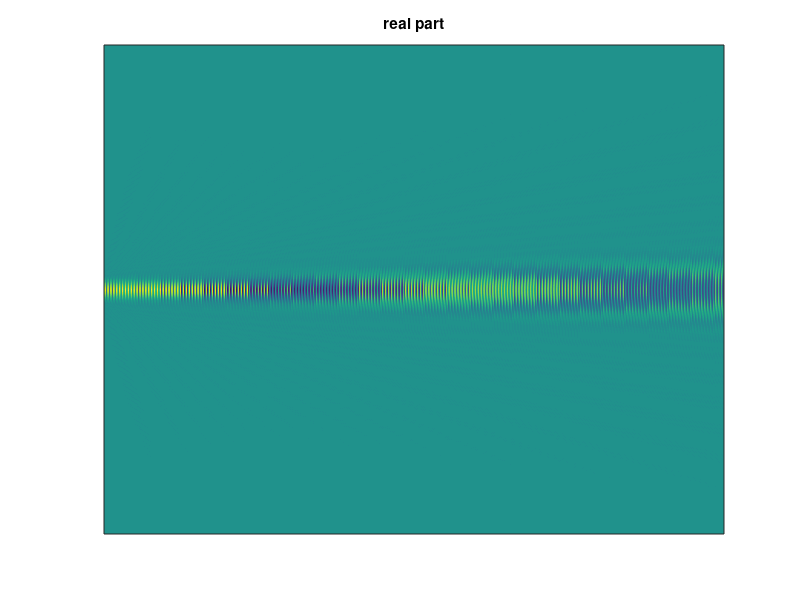
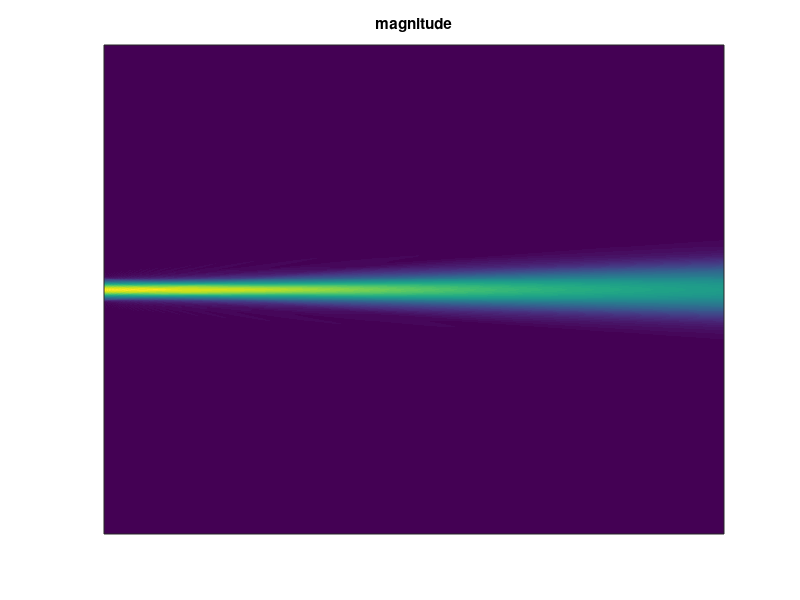

The MATLAB script that drew these images, in order:
%=========================================================================
%                                                                     
%       BIOMEDICAL IMAGING
%       ULTRASOUND 2
%
%=========================================================================

%=========================================================================
%	PHASED ARRAY
%=========================================================================

function [] = PHASED_ARRAY_DEPTH_OF_5_CM()

    %clear all; close all; 
    
    fprintf ( '-----------------------------------------\n' );  
    fprintf ( ' PHASED ARRAY                            \n' );  
    fprintf ( '-----------------------------------------\n' );  
    
    
    % Ultrasound specs
    
    f = 1.5E6;                      % frequency [Hz]
    c = 1480;                       % speed of sound in water [m/s]
    k = 2*pi*f/c;                   % wave number [rad/m]
    lambda = c/f;                   % wavelength [m]
    
    
    % Transducer array
    
    nt    = 40;                         % number of transducers
    pitch = 0.5*lambda;                 % spacing of transducers
    
    % Definition of 2D grid for wave calculation
    
    n = 1024;                       % grid size in each dimension
    x_range = [0,0.4];              % covered range in x [m]
    y_range = [-0.2,0.2];           % covered range in y [m]
    
    x_values = x_range(1)+(x_range(2)-x_range(1))*[0:(n-1)]./(n-1);    % vector of x values on the grid
    y_values = y_range(1)+(y_range(2)-y_range(1))*[0:(n-1)]./(n-1);    % vector of y values on the grid
    
    [x,y] = meshgrid(x_values,y_values);    % the grid, given by 2D arrays x,y 
    
    % Gaussian bell function
      
    a = 1;
    b = 20;
    c = 9.32;
    
    % Loop through transducers and sum up their wave contributions
    
    wave = zeros(n,n);                      % container for pressure wave
    
    for t = 1:nt  
        
        x0 = -0.001;                        % x coordinate of transducer, 1 mm outside the container 
        y0 = -pitch*(t-(nt+1)/2);            % y coordinate of transducer
        
        r = sqrt((x-x0).^2+(y-y0).^2);      % distance from transducer, on the grid
        
        gaussian_amp = a*exp(-((t-b)^2)/(2*c^2)); % gaussian amplitude calculation
            
        phase = 0;                          % phase of transducer input [rad]
        amplitude = gaussian_amp;           % relative amplitude of transducer input          
        wave = wave + exp(1i*(k*r))./sqrt(r) .* amplitude .* exp(1i*phase);   % add partial wave to net wave
        
    end
    

    figure('position',[100 100 800 500])    
    imagesc(real(wave)), title('real part');  
    set(gca, 'XTick', []);
    set(gca, 'YTick', []);
    
    figure('position',[100 100 800 500])
    imagesc(abs(wave)), title('magnitude')
    set(gca, 'XTick', []);
    set(gca, 'YTick', []);
    
    
end
    